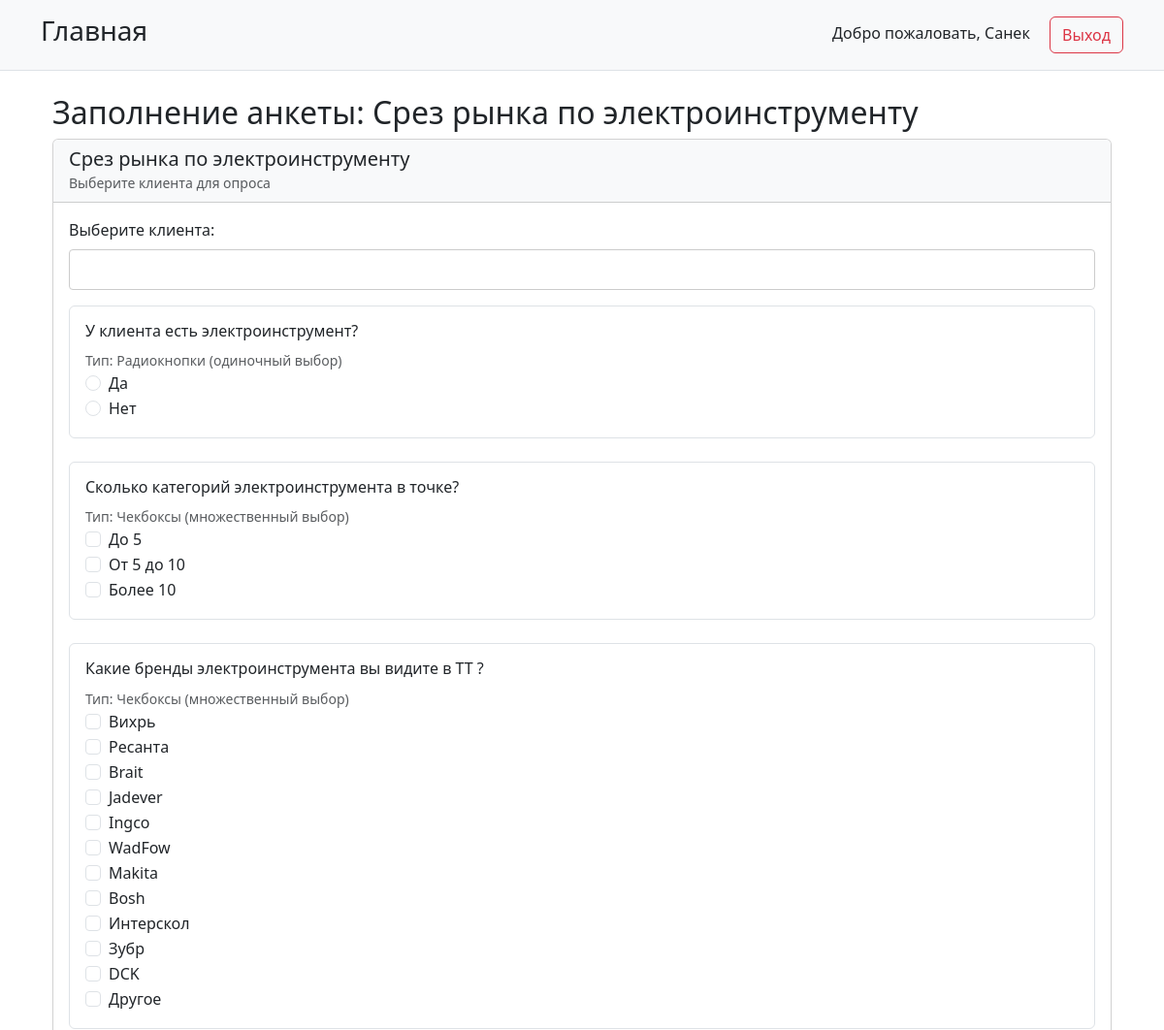
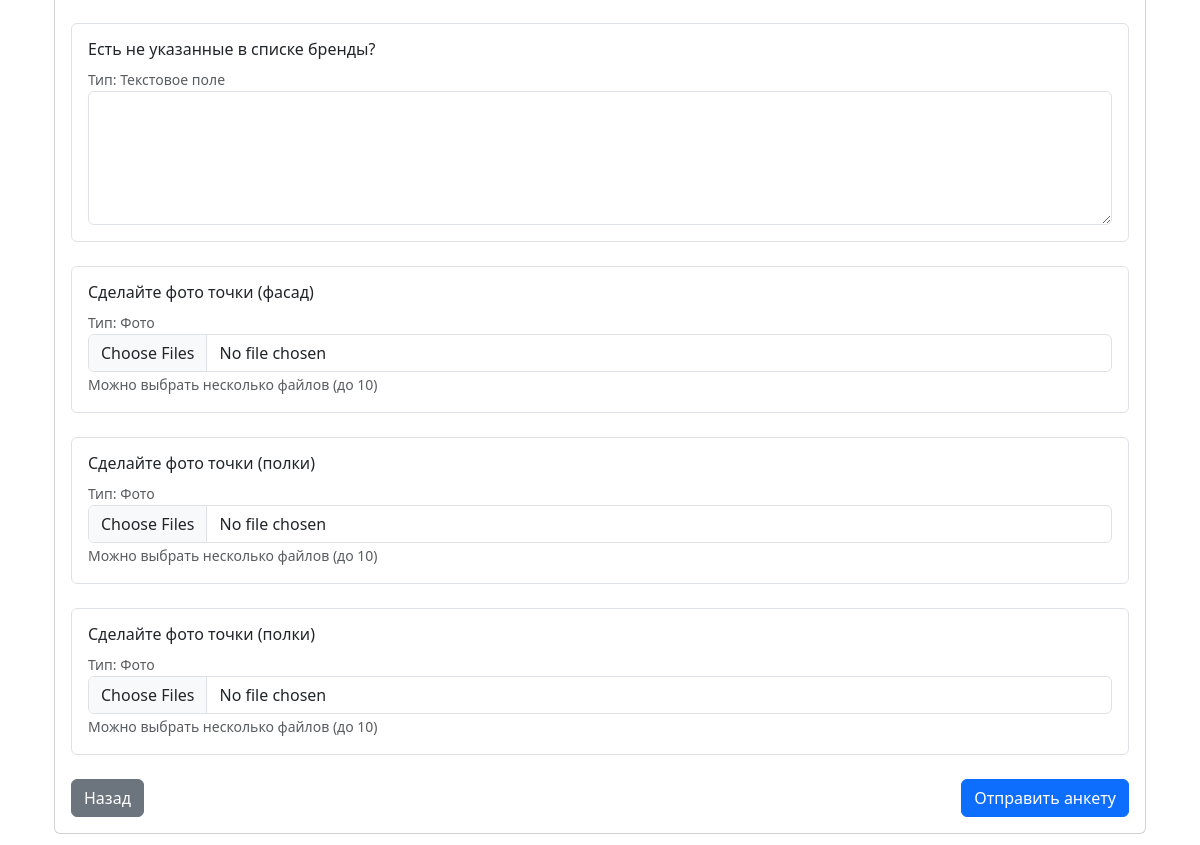
Screenshot of /tasks/survey/19/ (signed in) with the database file from the repository (2 pictures, top to bottom).
### users/models.py (models this page shows, shortened)
class CustomUser(AbstractUser):
    role = models.CharField(
        _('Роль'),
        max_length=20,
        choices=Role.choices,
        default=Role.EMPLOYEE
    )
    phone = models.CharField(
        _('Телефон'),
        max_length=20,
        blank=True,
        null=True
    )
    groups = models.ManyToManyField(
        Group,
        verbose_name=_('groups'),
        blank=True,
        help_text=_(
            'The groups this user belongs to. A user will get all permissions '
            'granted to each of their groups.'
        ),
        related_name='customuser_set',
        related_query_name='customuser',
    )
    user_permissions = models.ManyToManyField(
        Permission,
        verbose_name=_('user permissions'),
        blank=True,
        help_text=_('Specific permissions for this user.'),
        related_name='customuser_set',
        related_query_name='customuser',
    )
    class Meta:
        verbose_name = _('Пользователь')
        verbose_name_plural = _('Пользователи')

### tasks/models.py (models this page shows, shortened)
class Task(models.Model):
    title = models.CharField(_('Название задачи'), max_length=200)
    description = models.TextField(_('Описание'), blank=True, null=True)
    task_type = models.CharField(
        _('Тип задачи'),
        max_length=20,
        choices=TaskType.choices
    )
    status = models.CharField(
        _('Статус'),
        max_length=20,
        choices=TaskStatus.choices,
        default=TaskStatus.DRAFT
    )
    is_active = models.BooleanField(_('Активная'), default=True)
    assigned_to = models.ForeignKey(
        CustomUser,
        on_delete=models.SET_NULL,
        null=True,
        blank=True,
        limit_choices_to={'role': UserRoles.EMPLOYEE},
        verbose_name=_('Назначено сотруднику')
    )
    client = models.ForeignKey(
        Client,
        on_delete=models.SET_NULL,
        null=True,
        blank=True,
        verbose_name=_('Клиент')
    )
    created_by = models.ForeignKey(
        CustomUser,
        on_delete=models.SET_NULL,
        null=True,
        related_name='created_tasks',
        limit_choices_to={'role': UserRoles.MODERATOR},
        verbose_name=_('Создано модератором')
    )
    created_at = models.DateTimeField(_('Создано'), auto_now_add=True)
    updated_at = models.DateTimeField(_('Обновлено'), auto_now=True)
    moderator_comment = models.TextField(
        _('Комментарий модератора'),
        blank=True,
        null=True
    )
    target_count = models.PositiveIntegerField(
        _('Целевое количество ответов'),
        default=0,
        help_text=_('Для анкет: сколько клиентов нужно опросить')
    )
    current_count = models.PositiveIntegerField(
        _('Текущее количество ответов'),
        default=0
    )
    def can_be_viewed_by(self, user):
        if user.role == UserRoles.MODERATOR:
            return True
        if user.role == UserRoles.EMPLOYEE:
            return (
                self.status in [TaskStatus.SENT, TaskStatus.REWORK, TaskStatus.ON_CHECK] and
                self.is_active and
                (self.assigned_to == user or self.assigned_to is None)
            )
        return False
    class Meta:
        verbose_name = _('Задача')
        verbose_name_plural = _('Задачи')
        ordering = ['-created_at']

class SurveyQuestion(models.Model):
    QUESTION_TYPE_CHOICES = [
                ('TEXT', 'Текстовое поле'),
                ('TEXT_SHORT', 'Короткое текстовое поле (20 символов)'),
                ('RADIO', 'Радиокнопки (одиночный выбор)'),
                ('CHECKBOX', 'Чекбоксы (множественный выбор)'),
                ('SELECT_SINGLE', 'Выбор из списка (одиночный выбор)'),
                ('SELECT_MULTIPLE', 'Выбор из списка (множественный выбор)'),
                ('PHOTO', 'Фото'),
            ]
    task = models.ForeignKey(
        'Task',
        on_delete=models.CASCADE,
        limit_choices_to={'task_type': TaskType.SURVEY},
        related_name='questions',
        verbose_name=_('Задача')
    )
    question_text = models.CharField(_('Текст вопроса'), max_length=500)
    order = models.PositiveIntegerField(_('Порядок'), default=0)
    question_type = models.CharField(
        _('Тип вопроса'),
        max_length=20,
        choices=QUESTION_TYPE_CHOICES,
        default='TEXT'
    )
    created_at = models.DateTimeField(_('Создано'), auto_now_add=True)
    def has_custom_choices(self):
        return self.choices.exists()
    class Meta:
        verbose_name = _('Вопрос анкеты')
        verbose_name_plural = _('Вопросы анкет')
        ordering = ['order']

class SurveyQuestionChoice(models.Model):
    question = models.ForeignKey(
        SurveyQuestion,
        on_delete=models.CASCADE,
        related_name='choices',
        verbose_name=_('Вопрос')
    )
    choice_text = models.CharField(_('Текст варианта'), max_length=200)
    is_correct = models.BooleanField(_('Правильный ответ'), default=False)
    order = models.PositiveIntegerField(_('Порядок'), default=0)
    class Meta:
        verbose_name = _('Вариант ответа')
        verbose_name_plural = _('Варианты ответов')
        ordering = ['order']

### tasks/views.py (the view, shortened to what this page needs)
# urls.py: path('survey/<int:task_id>/', views.SurveyResponseView.as_view(), name='survey_response'),
class SurveyResponseView(LoginRequiredMixin, FormView):
    template_name = 'tasks/survey_form.html'
    form_class = SurveyResponseForm
    def get_form_kwargs(self):
        kwargs = super().get_form_kwargs()
        task_id = self.kwargs['task_id']
        task = get_object_or_404(Task, id=task_id)
        if not task.can_be_viewed_by(self.request.user):
            raise Http404(_("Задача не найдена или недоступна"))
        if task.task_type != TaskType.SURVEY:
            raise Http404(_("Задача не является анкетой"))
        kwargs['task'] = task
        kwargs['user'] = self.request.user
        return kwargs
    def get_context_data(self, **kwargs):
        context = super().get_context_data(**kwargs)
        task_id = self.kwargs['task_id']
        context['task'] = get_object_or_404(Task, id=task_id)
        context['title'] = _('Заполнение анкеты')
        return context

### tasks/templatetags/form_tags.py (called while the page is built)
@register.filter
def get_item(dictionary, key):
    return dictionary.get(f'question_{key}')

### templates/tasks/survey_form.html (shortened to what this page needs)
{% extends 'base.html' %}
{% load i18n form_tags static %}
{% block content %}
<div class="container mt-4">
    <div class="row">
        <div class="col-md-12">
            <h2>{% trans 'Заполнение анкеты' %}: {{ task.title }}</h2>
            <div class="card mb-4">
                <div class="card-header bg-light">
                    <h5 class="mb-0">{{ task.title }}</h5>
                    {% if not task.client %}
                        <small class="text-muted">{% trans 'Выберите клиента для опроса' %}</small>
                    {% else %}
                        <small class="text-muted">{% trans 'Клиент' %}: {{ task.client.name }}</small>
                    {% endif %}
                </div>
                <div class="card-body">
                    <form method="post" enctype="multipart/form-data">
                        {% if not task.client %}
                            <div class="form-group mb-3">
                                <label for="id_client" class="form-label">Выберите клиента:</label>
                                <div id="client-input-container">
                                    <input type="text" name="selected_client" id="id_client" class="form-control" required>
                                </div>
                            </div>
                        {% endif %}
                        {% for question in task.questions.all %}
                            <div class="mb-4 p-3 border rounded">
                                <h6>{{ question.question_text }}</h6>
                                <small class="text-muted">{% trans 'Тип:' %} {{ question.get_question_type_display }}</small>
                                {% if question.question_type == 'TEXT' %}
                                    <textarea class="form-control" name="question_{{ question.id }}" id="question_{{ question.id }}" rows="5"></textarea>
                                {% elif question.question_type == 'TEXT_SHORT' %}
                                    <input type="text" class="form-control" name="question_{{ question.id }}" id="question_{{ question.id }}" maxlength="20">
                                    <small class="text-muted">Максимум 20 символов</small>
                                {% elif question.question_type == 'RADIO' %}
                                    {% if question.has_custom_choices %}
                                        {% for choice in question.choices.all %}
                                            <div class="form-check">
                                                <input class="form-check-input" type="radio"
                                                       name="question_{{ question.id }}"
                                                       id="question_{{ question.id }}_{{ choice.id }}"
                                                       value="{{ choice.id }}">
                                                <label class="form-check-label" for="question_{{ question.id }}_{{ choice.id }}">
                                                    {{ choice.choice_text }}
                                                </label>
                                            </div>
                                        {% endfor %}
                                    {% else %}
                                        <div class="form-check">
                                            <input class="form-check-input" type="radio" name="question_{{ question.id }}" value="да" id="question_{{ question.id }}_yes">
                                            <label class="form-check-label" for="question_{{ question.id }}_yes">Да</label>
                                        </div>
                                        <div class="form-check">
                                            <input class="form-check-input" type="radio" name="question_{{ question.id }}" value="нет" id="question_{{ question.id }}_no">
                                            <label class="form-check-label" for="question_{{ question.id }}_no">Нет</label>
                                        </div>
                                    {% endif %}
                                {% elif question.question_type == 'CHECKBOX' %}
                                    {% if question.has_custom_choices %}
                                        {% for choice in question.choices.all %}
                                            <div class="form-check">
                                                <input class="form-check-input" type="checkbox"
                                                       name="question_{{ question.id }}"
                                                       id="question_{{ question.id }}_{{ choice.id }}"
                                                       value="{{ choice.id }}">
                                                <label class="form-check-label" for="question_{{ question.id }}_{{ choice.id }}">
                                                    {{ choice.choice_text }}
                                                </label>
                                            </div>
                                        {% endfor %}
                                    {% endif %}
                                {% elif question.question_type == 'PHOTO' %}
                                    <input type="file" class="form-control" name="question_{{ question.id }}"
                                           id="question_{{ question.id }}" accept="image/*" multiple>
                                    <small class="text-muted mt-2">Можно выбрать несколько файлов (до 10)</small>
                                {% endif %}
                            </div>
                        {% endfor %}
                        <div class="d-flex justify-content-between">
                            <a href="{% url 'tasks:task_detail' task.pk %}" class="btn btn-secondary">{% trans 'Назад' %}</a>
                            <button type="submit" class="btn btn-primary">{% trans 'Отправить анкету' %}</button>
                        </div>
                    </form>
                </div>
            </div>
        </div>
    </div>
    {% if not task.client %}
        <link rel="stylesheet" href="{% static 'css/client_search.css' %}">
    {% endif %}
</div>
{% endblock %}

### templates/base.html (shortened to what this page needs)
<!DOCTYPE html>
<html lang="ru">
<head>
    <link href="https://cdn.jsdelivr.net/npm/bootstrap@5.3.0/dist/css/bootstrap.min.css" rel="stylesheet">
</head>
<body>
    {% load static %}
    <div class="control-panel">
        <div class="container">
            <div class="d-flex justify-content-between align-items-center">
                <a href="{% url 'home' %}" class="h3 text-decoration-none text-dark">Главная</a>
                <div>
                    {% if user.is_authenticated %}
                        <span class="me-3">Добро пожаловать, {{ user.username }}</span>
                        <a href="{% url 'logout' %}" class="btn btn-outline-danger">Выход</a>
                    {% endif %}
                </div>
            </div>
        </div>
    </div>
    <div class="container">
        {% block content %}
        {% endblock %}
    </div>
</body>
</html>

### static/css/client_search.css (style rules this page uses)
#client-input-container { position: relative; display: inline-block; width: 100%; }
#id_client { width: 100%; padding: 8px; border: 1px solid #ccc; border-radius: 4px; box-sizing: border-box; }

### templates/base.html (style rules this page uses)
.control-panel { background-color: #f8f9fa; padding: 15px; margin-bottom: 20px; border-bottom: 1px solid #dee2e6; }

### rows the page displays
CustomUser: username "Санек"
Task: title "Срез рынка по электроинструменту"
SurveyQuestion: question_text "У клиента есть электроинструмент?", question_type "Радиокнопки (одиночный выбор)"
SurveyQuestion: question_text "Сколько категорий электроинструмента в точке?", question_type "Чекбоксы (множественный выбор)"
SurveyQuestionChoice: choice_text "До 5"
SurveyQuestionChoice: choice_text "От 5 до 10"
SurveyQuestionChoice: choice_text "Более 10"
SurveyQuestion: question_text "Какие бренды электроинструмента вы видите в ТТ ?", question_type "Чекбоксы (множественный выбор)"
SurveyQuestionChoice: choice_text "Вихрь"
SurveyQuestionChoice: choice_text "Ресанта"
SurveyQuestionChoice: choice_text "Brait"
SurveyQuestionChoice: choice_text "Jadever"
SurveyQuestionChoice: choice_text "Ingco"
SurveyQuestionChoice: choice_text "WadFow"
SurveyQuestionChoice: choice_text "Makita"
SurveyQuestionChoice: choice_text "Bosh"
SurveyQuestionChoice: choice_text "Интерскол"
SurveyQuestionChoice: choice_text "Зубр"
SurveyQuestionChoice: choice_text "DCK"
SurveyQuestionChoice: choice_text "Другое"
SurveyQuestion: question_text "Есть не указанные в списке бренды?", question_type "Текстовое поле"
SurveyQuestion: question_text "Сделайте фото точки (фасад)", question_type "Фото"
SurveyQuestion: question_text "Сделайте фото точки (полки)", question_type "Фото"
SurveyQuestion: question_text "Сделайте фото точки (полки)", question_type "Фото"
